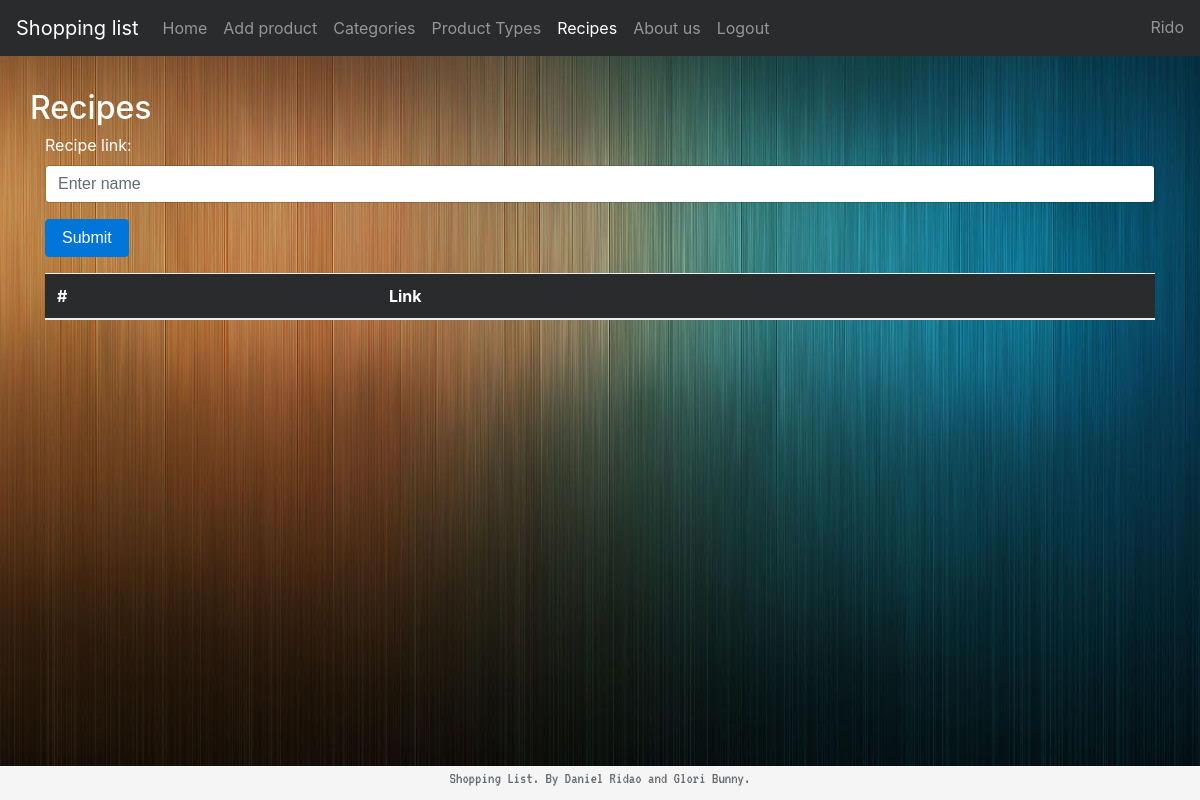
/shoppinglist/recipes/ (signed in), run on an earlier commit of the app's database.
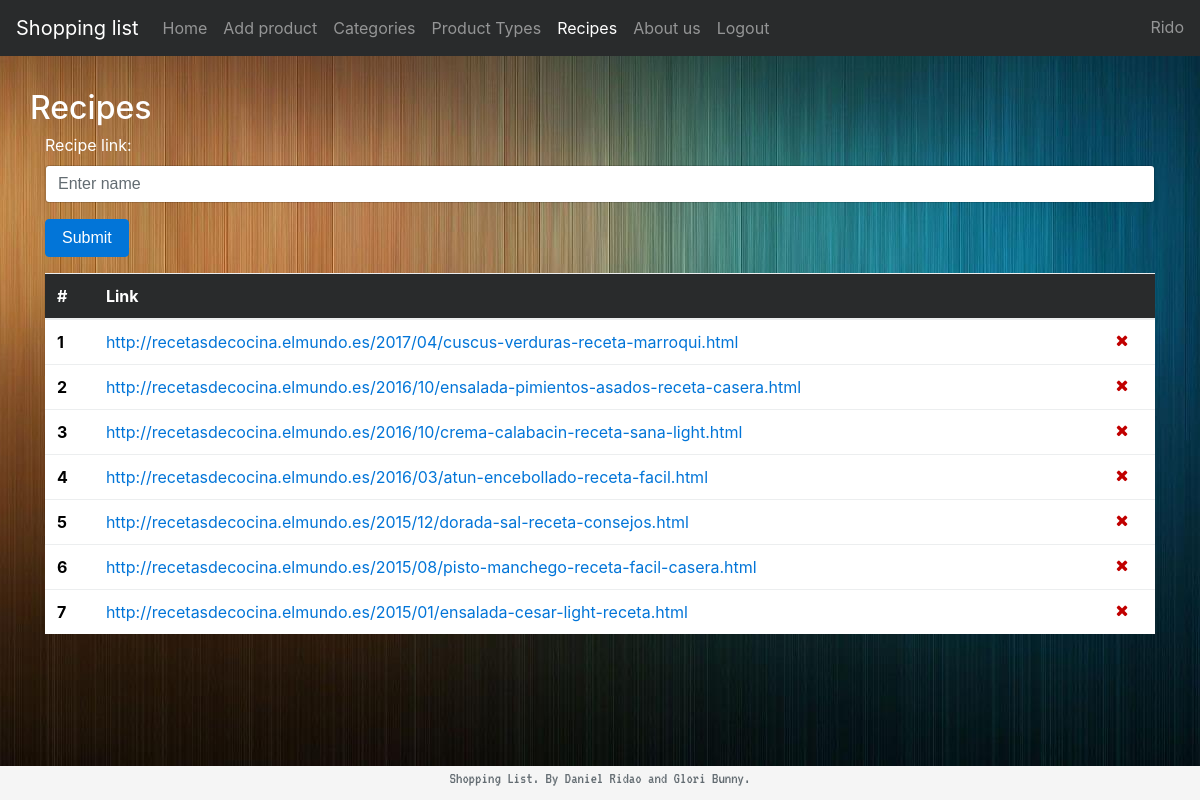
And on a later commit of the database.
### shoppinglist/models.py (models this page shows, shortened)
class Recipe(models.Model):
	link = models.CharField(max_length=MODEL_PRODUCT_MAX_LINK, default='')

### shoppinglist/views.py (the view)
@login_required(login_url=LOGIN_URL)
def recipes(request):
	if request.method == "POST":
		form = RecipesForm(request.POST)
		if form.is_valid():
			recipe = form.save(commit=False)
			recipe.save()
			return redirect('shoppinglist:recipes')
	else:
		form = RecipesForm()
	recipes = Recipe.objects.all()
	return render(request, 'shoppinglist/recipes.html', {"form": form, "recipes": recipes})

### shoppinglist/forms.py
class RecipesForm(forms.ModelForm):
	def __init__(self, *args, **kwargs):
		super(RecipesForm, self).__init__(*args, **kwargs)
		self.fields['link'].label = "Recipe link"
	class Meta:
		model = Recipe
		fields = ('link',)
		widgets = {
			'link': forms.TextInput(attrs={'class': 'form-control', 'placeholder': 'Enter name', 'min': 3, 'max': MODEL_RECIPE_LINK_LENGTH})
		}

### shoppinglist/templates/shoppinglist/recipes.html (shortened to what this page needs)
{% extends "shoppinglist/main_template.html" %}
{% block recipes %}
<li class="nav-item active">
  <a class="nav-link" href="{% url 'shoppinglist:recipes' %}">Recipes <span class="sr-only">(current)</span></a>
</li>
{% endblock %}
{% block content %}
{% load humanize %}
<div class="row">
  <h2>Recipes</h2>
</div>
<form method="POST">{% csrf_token %}
  <div class="form-group">
    {{ form.link.label_tag }}
    {{ form.link }}
  </div>
  <button type="submit" class="btn btn-primary">Submit</button>
</form>
<table class="table" style="background-color: white; color: black">
  <thead class="thead-inverse">
    <tr>
      <th>#</th>
      <th>Link</th>
      <th></th>
    </tr>
  </thead>
  <tbody>
{% for recipe in recipes %}
    <tr>
      <th scope="row">{{ forloop.counter }}</th>
      <td><a href="{{ recipe.link }}">{{ recipe.link }}</a></td>
      <td><a href="{% url 'shoppinglist:removeRecipe' recipeId=recipe.id %}"><i class="fa fa-times cancel-color" aria-hidden="true"></i></a></td>
    </tr>
{% endfor %}
  </tbody>
</table>
{% endblock %}

What changed in the data, as far as the page shows it:
added Recipe: link "http://recetasdecocina.elmundo.es/2017/04/cuscus-verduras-receta-marroqui.html"
added Recipe: link "http://recetasdecocina.elmundo.es/2016/10/ensalada-pimientos-asados-receta-casera.html"
added Recipe: link "http://recetasdecocina.elmundo.es/2016/10/crema-calabacin-receta-sana-light.html"
added Recipe: link "http://recetasdecocina.elmundo.es/2016/03/atun-encebollado-receta-facil.html"
added Recipe: link "http://recetasdecocina.elmundo.es/2015/12/dorada-sal-receta-consejos.html"
added Recipe: link "http://recetasdecocina.elmundo.es/2015/08/pisto-manchego-receta-facil-casera.html"
added Recipe: link "http://recetasdecocina.elmundo.es/2015/01/ensalada-cesar-light-receta.html"
